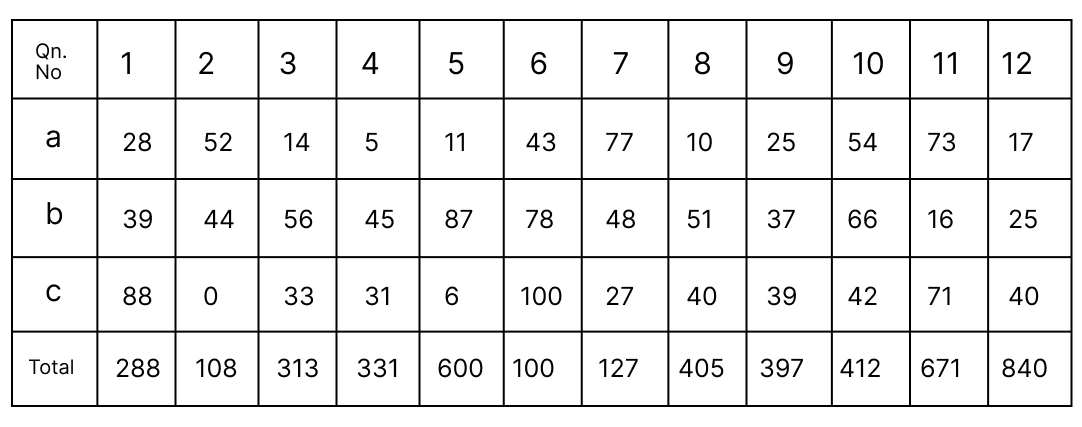
#> input picture Codes/CV_Tesseract/Text-Extraction/working_time_testimg/mark.jpg, 1082 x 427 px; its folder holds 3 pictures in this run
$ python main.py
#> lines starting #> are read from the running program, lines starting #| are printed output that depends on the picture; after the words box and inside, x2 and y2 are one past the last pixel; in counts of white or black regions, pixels touching at a corner belong together
### Codes/CV_Tesseract/Text-Extraction/working_time_testimg/ROI_selection.py
import sys
# import math
import cv2 as cv
import numpy as np

def is_vertical(line):
    return line[0]==line[2]

def is_horizontal(line):
    return line[1]==line[3]

def overlapping_filter(lines, sorting_index):
    filtered_lines = []

    lines = sorted(lines, key=lambda lines: lines[sorting_index])

    for i in range(len(lines)):
            l_curr = lines[i]
            if(i>0):
                l_prev = lines[i-1]
                if ( (l_curr[sorting_index] - l_prev[sorting_index]) > 5):
                    filtered_lines.append(l_curr)
            else:
                filtered_lines.append(l_curr)

    return filtered_lines

def detect_lines(image, title='default', rho = 1, theta = np.pi/180, threshold = 50, minLinLength = 290, maxLineGap = 6, display = False, write = False):
    # Check if image is loaded fine
    gray = cv.cvtColor(image, cv.COLOR_BGR2GRAY)

    if gray is None:
        print ('Error opening image!')
        return -1

    dst = cv.Canny(gray, 50, 150, None, 3)

    # Copy edges to the images that will display the results in BGR
    cImage = np.copy(image)

    #linesP = cv.HoughLinesP(dst, 1 , np.pi / 180, 50, None, 290, 6)
    linesP = cv.HoughLinesP(dst, rho , theta, threshold, None, minLinLength, maxLineGap)

    horizontal_lines = []
    vertical_lines = []

    if linesP is not None:
        #for i in range(40, nb_lines):
        for i in range(0, len(linesP)):
            l = linesP[i][0]

            if (is_vertical(l)):
                vertical_lines.append(l)

            elif (is_horizontal(l)):
                horizontal_lines.append(l)

        horizontal_lines = overlapping_filter(horizontal_lines, 1)
        vertical_lines = overlapping_filter(vertical_lines, 0)

    if (display):
        for i, line in enumerate(horizontal_lines):
            cv.line(cImage, (line[0], line[1]), (line[2], line[3]), (0,255,0), 3, cv.LINE_AA)

            cv.putText(cImage, str(i) + "h", (line[0] + 5, line[1]), cv.FONT_HERSHEY_SIMPLEX,
                       0.5, (0, 0, 0), 1, cv.LINE_AA)

        for i, line in enumerate(vertical_lines):
            cv.line(cImage, (line[0], line[1]), (line[2], line[3]), (0,0,255), 3, cv.LINE_AA)
            cv.putText(cImage, str(i) + "v", (line[0], line[1] + 5), cv.FONT_HERSHEY_SIMPLEX,
                       0.5, (0, 0, 0), 1, cv.LINE_AA)

        # [4 lines of commented-out code are left out]

    if (write):
        cv.imwrite(f"{title}.png", cImage)

    return (horizontal_lines, vertical_lines)

def get_ROI(image, horizontal, vertical, left_line_index, right_line_index, top_line_index, bottom_line_index, offset=4):
    x1 = vertical[left_line_index][2] + offset
    y1 = horizontal[top_line_index][3] + offset
    x2 = vertical[right_line_index][2] - offset
    y2 = horizontal[bottom_line_index][3] - offset

    w = x2 - x1
    h = y2 - y1

    cropped_image = image[ y1:y1+h , x1:x1+w ]
    # cv.imshow('crop', cropped_image)
    # cv.waitKey(0)

    return cropped_image, (x1, y1, w, h)

# [14 lines of commented-out code are left out]

### Codes/CV_Tesseract/Text-Extraction/working_time_testimg/main.py
# Explanations: https://fazlurnucom.wordpress.com/2020/06/23/text-extraction-from-a-table-image-using-pytesseract-and-opencv/


## ------------------------------------------------------------------------------------- ##
##                                   PRE-PROCESSING
## ------------------------------------------------------------------------------------- ##


# from preprocessing import get_grayscale, get_binary, invert_area, draw_text, detect
from ROI_selection import detect_lines, get_ROI
# from cv2 import imread, threshold, cvtColor, rectangle, putText, dilate
import cv2 as cv


import pytesseract

pytesseract.pytesseract.tesseract_cmd = r"C:/Program Files/Tesseract-OCR/tesseract.exe"

# import cv2 as cv
from ROI_selection import detect_lines, get_ROI
import numpy as np

# [6 lines of commented-out code are left out]

def invert_area(image, x, y, w, h):
    ones = np.copy(image)
    ones = 1

    image[ y:y+h , x:x+w ] = ones*255 - image[ y:y+h , x:x+w ]

    cv.imwrite('inverted.png', image)

    # [4 lines of commented-out code are left out]
    return image

def detect(cropped_frame, is_number = False):
    if (is_number):
        text = pytesseract.image_to_string(cropped_frame, config ='-c tessedit_char_whitelist=0123456789 --psm 10 --oem 2')
        # text = pytesseract.image_to_string(cropped_frame, config = '--oem 1') # '-c tessedit_char_whitelist=0123456789 --psm 10 --oem 2')
    else:
        text = pytesseract.image_to_string(cropped_frame, config='--psm 10')
        # text = pytesseract.image_to_string(cropped_frame, config='--oem 1') #'--psm 10')

    return text

def draw_text(src, x, y, w, h, text):
    cFrame = np.copy(src)
    cv.rectangle(cFrame, (x, y), (x+w, y+h), (255, 0, 0), 2)
    cv.putText(cFrame, "text: " + text, (50, 50), cv.FONT_HERSHEY_SIMPLEX,
               2, (0, 0, 0), 5, cv.LINE_AA)

    return cFrame

def erode(img, kernel_size = 5):
    kernel = np.ones((kernel_size,kernel_size), np.uint8)
    img_erosion = cv.dilate(img, kernel, iterations=2)
    return img_erosion


## ------------------------------------------------------------------------------------- ##
##                                        MAIN
## ------------------------------------------------------------------------------------- ##


def main(display = False, print_text = False, write = False):
    # "D:/AJAYMON/AJAY/Programming/Auto_Excel_Mark_Entry/Codes/CV_Tesseract/Text-Extraction/working_time_testimg/new_edited.jpg"
#> called with display = False, print_text = False, write = False
    filename = 'mark.jpg' # 'new_edited.jpg'

    src = cv.imread(filename)
#> src is the input picture: shape (427, 1082, 3); min 0, max 255, mean 236.2
    # src = cv.imread(cv.samples.findFile(filename))

    horizontal, vertical = detect_lines(src, minLinLength=350, display=True, write = True)
#> in detect_lines, `dst = cv.Canny(gray, 50, 150, None, 3)`:
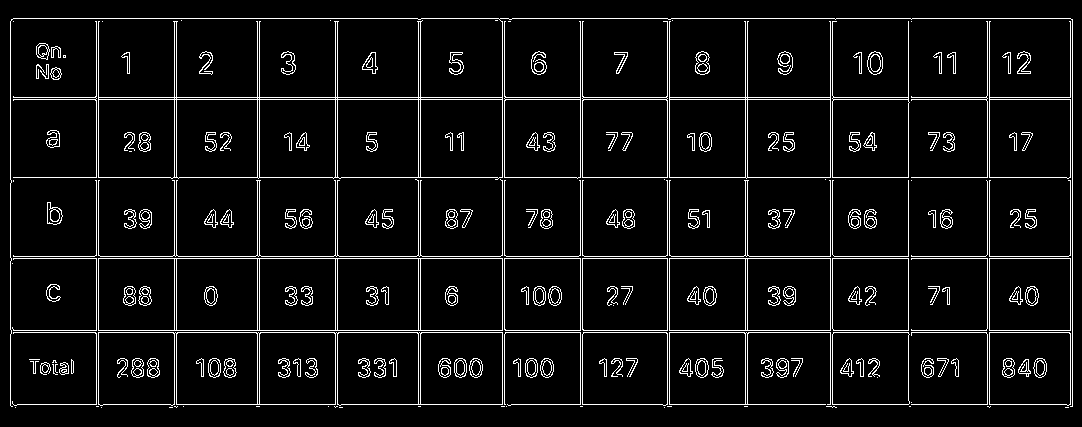
#> dst: shape (427, 1082); 6.4% white in thin lines or dots, all inside (x1, y1, x2, y2) = (10, 18, 1073, 408)
#> in detect_lines, `linesP = cv.HoughLinesP(dst, rho , theta, threshold, None, minLinLengt..`: linesP = 35 rows, first 6: [11, 330, 1072, 330], [10, 404, 1072, 404], [10, 256, 1072, 256], [11, 332, 1072, 332], [10, 177, 1072, 177], [10, 97, 1072, 97]
#> the loop in detect_lines, `for i in range(0, len(linesP)):` made 35 passes
#> l on passes 1 to 12: [11, 330, 1072, 330], [10, 404, 1072, 404], [10, 256, 1072, 256], [11, 332, 1072, 332], [10, 177, 1072, 177], [10, 97, 1072, 97], [10, 99, 1072, 99], [13, 18, 1070, 18], [11, 258, 1072, 258], [1072, 406, 1072, 19], [418, 406, 418, 19], [504, 406, 504, 21]
#> after the loop in detect_lines, `for i in range(0, len(linesP)):`: horizontal_lines = [[11, 330, 1072, 330], [10, 404, 1072, 404], [10, 256, 1072, 256], [11, 332, 1072, 332], [10, 177, 1072, 177], [10, 97, 1072, 97], [10, 99, 1072, 99], [13, 18, 1070, 18], [11, 258, 1072, 258]]; vertical_lines = 26 items, first 6: [1072, 406, 1072, 19], [418, 406, 418, 19], [504, 406, 504, 21], [259, 406, 259, 21], [1070, 406, 1070, 21], [580, 406, 580, 21]
#> in overlapping_filter, `lines = sorted(lines, key=lambda lines: lines[sorting_index])`: lines = [[13, 18, 1070, 18], [10, 97, 1072, 97], [10, 99, 1072, 99], [10, 177, 1072, 177], [10, 256, 1072, 256], [11, 258, 1072, 258], [11, 330, 1072, 330], [11, 332, 1072, 332], [10, 404, 1072, 404]]
#> the loop in overlapping_filter, `for i in range(len(lines)):` made 9 passes
#> (l_curr, l_prev) on passes 2 to 9: ([10, 97, 1072, 97], [13, 18, 1070, 18]), ([10, 99, 1072, 99], [10, 97, 1072, 97]), ([10, 177, 1072, 177], [10, 99, 1072, 99]), ([10, 256, 1072, 256], [10, 177, 1072, 177]), ([11, 258, 1072, 258], [10, 256, 1072, 256]), ([11, 330, 1072, 330], [11, 258, 1072, 258]), ([11, 332, 1072, 332], [11, 330, 1072, 330]), ([10, 404, 1072, 404], [11, 332, 1072, 332])
#> after the loop in overlapping_filter, `for i in range(len(lines)):`: filtered_lines = [[13, 18, 1070, 18], [10, 97, 1072, 97], [10, 177, 1072, 177], [10, 256, 1072, 256], [11, 330, 1072, 330], [10, 404, 1072, 404]]
#> in detect_lines, `horizontal_lines = overlapping_filter(horizontal_lines, 1)`: horizontal_lines has the same summary as filtered_lines in overlapping_filter
#> the loop in overlapping_filter (call 2), `for i in range(len(lines)):` made 26 passes
#> (l_curr, l_prev) on passes 2 to 13: ([96, 406, 96, 21], [10, 405, 10, 21]), ([98, 406, 98, 21], [96, 406, 96, 21]), ([174, 406, 174, 21], [98, 406, 98, 21]), ([176, 407, 176, 21], [174, 406, 174, 21]), ([257, 406, 257, 21], [176, 407, 176, 21]), ([259, 406, 259, 21], [257, 406, 257, 21]), ([335, 407, 335, 21], [259, 406, 259, 21]), ([337, 406, 337, 21], [335, 407, 335, 21]), ([418, 406, 418, 19], [337, 406, 337, 21]), ([420, 406, 420, 19], [418, 406, 418, 19]), ([502, 406, 502, 21], [420, 406, 420, 19]), ([504, 406, 504, 21], [502, 406, 502, 21])
#> l_curr on pass 1: [10, 405, 10, 21]
#> in detect_lines, `vertical_lines = overlapping_filter(vertical_lines, 0)`: vertical_lines = 14 items, first 6: [10, 405, 10, 21], [96, 406, 96, 21], [174, 406, 174, 21], [257, 406, 257, 21], [335, 407, 335, 21], [418, 406, 418, 19]
#> the loop in detect_lines, `for i, line in enumerate(horizontal_lines):` made 6 passes
#> after the loop in detect_lines, `for i, line in enumerate(horizontal_lines):`:
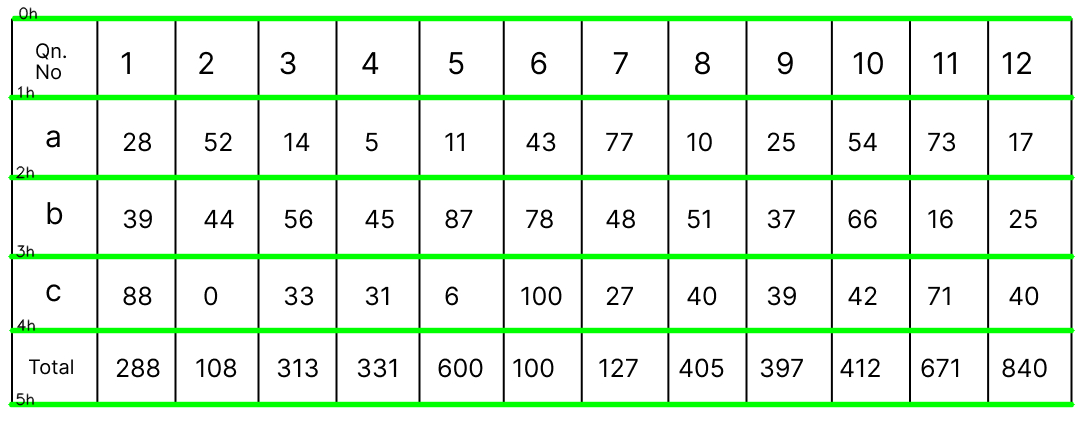
#> cImage: shape (427, 1082, 3); 9.79% of pixels changed, all inside (x1, y1, x2, y2) = (7, 6, 1076, 408)
#> the loop in detect_lines, `for i, line in enumerate(vertical_lines):` made 14 passes
#> line on passes 1 to 12: [10, 405, 10, 21], [96, 406, 96, 21], [174, 406, 174, 21], [257, 406, 257, 21], [335, 407, 335, 21], [418, 406, 418, 19], [502, 406, 502, 21], [580, 406, 580, 21], [667, 406, 667, 21], [745, 406, 745, 21], [830, 406, 830, 21], [908, 400, 908, 21]
#> after the loop in detect_lines, `for i, line in enumerate(vertical_lines):`:
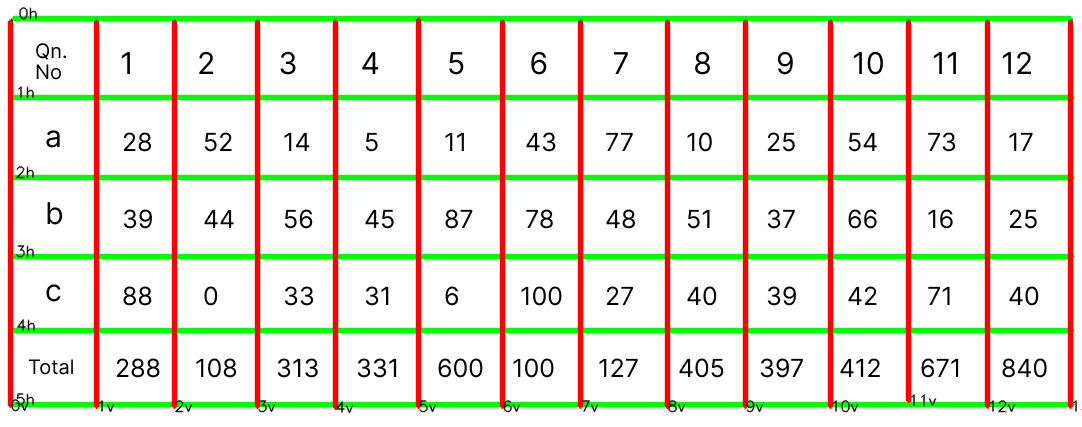
#> cImage: shape (427, 1082, 3); 8.57% of pixels changed, all inside (x1, y1, x2, y2) = (7, 17, 1082, 414)
#> horizontal has the same summary as filtered_lines in overlapping_filter; vertical has the same summary as vertical_lines in detect_lines
    print('Horizontal:\n',horizontal, '\n', len(horizontal))
#> (printed output is left out)
    print('Vertical:\n',vertical, '\n' ,len(vertical))
#> (printed output is left out)

    ## invert area
    left_line_index = 7
    right_line_index = 13 # 7
    top_line_index = 0
    bottom_line_index = -1

    cropped_image, (x, y, w, h) = get_ROI(src, horizontal, vertical, left_line_index, right_line_index, top_line_index, bottom_line_index)
#> in get_ROI, `x1 = vertical[left_line_index][2] + offset`: x1 = 584
#> in get_ROI, `y1 = horizontal[top_line_index][3] + offset`: y1 = 22
#> in get_ROI, `x2 = vertical[right_line_index][2] - offset`: x2 = 1066
#> in get_ROI, `y2 = horizontal[bottom_line_index][3] - offset`: y2 = 400
#> in get_ROI, `w = x2 - x1`: w = 482
#> in get_ROI, `h = y2 - y1`: h = 378
#> in get_ROI, `cropped_image = image[ y1:y1+h , x1:x1+w ]`:
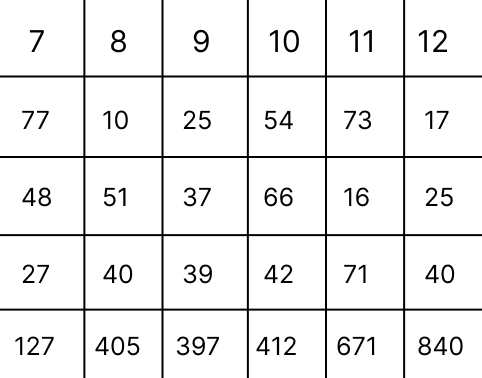
#> cropped_image: shape (378, 482, 3); min 0, max 255, mean 237.3
#> x = 584; y = 22; w = 482; h = 378

    gray = cv.cvtColor(src, cv.COLOR_BGR2GRAY)
    cv.imwrite("gray.png", gray)
    bw = cv.threshold(gray, 0, 255, cv.THRESH_BINARY_INV + cv.THRESH_OTSU)[1] # breakpoint here ..............................................
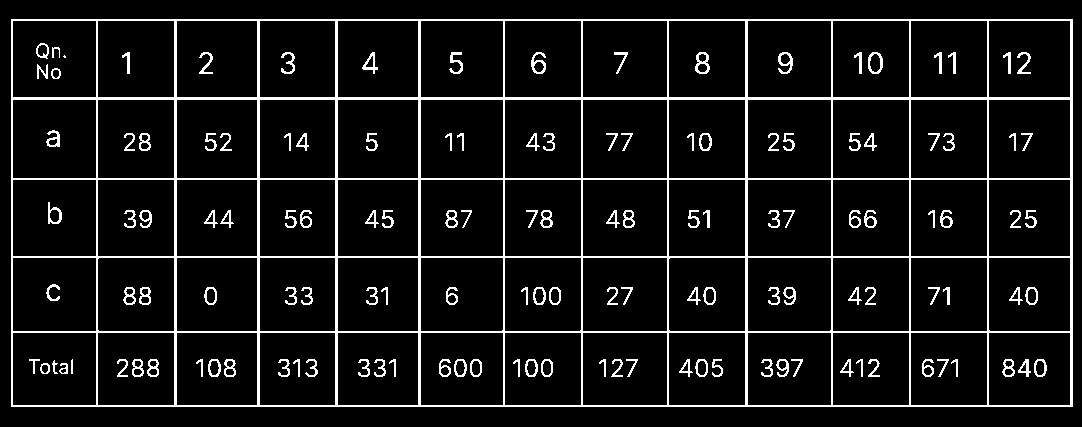
#> bw: shape (427, 1082); 8.2% white in thin lines or dots, all inside (x1, y1, x2, y2) = (11, 19, 1073, 407)
    # cv.imshow("bw", bw)
    cv.imwrite("bw.png", bw)
    bw = invert_area(bw, x, y, w, h)
#> in invert_area, `image[ y:y+h , x:x+w ] = ones*255 - image[ y:y+h , x:x+w ]`:
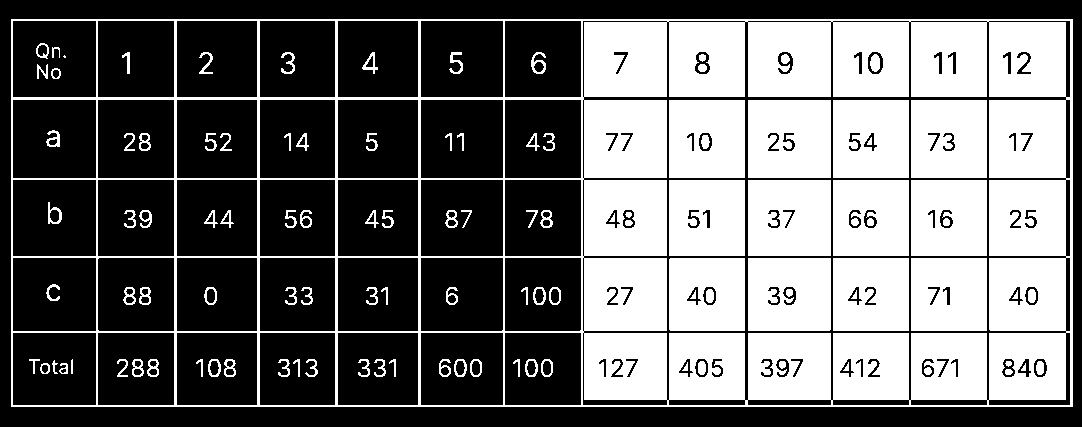
#> image: shape (427, 1082); 41.7% white; 111 white regions (1 under 20 px), largest, box (x1, y1, x2, y2) and area: (11, 19, 1073, 407) 116978, (748, 100, 831, 178) 6297, (748, 180, 831, 256) 6161
    cv.imwrite("bw_inver.png", bw)
    #bw = erode(bw, kernel_size=2)

    # cv.waitKey(0)

    ## set keywords
    keywords = ['1a', '1b', '1c', '2a', '2b', '2c', '3a', '3b', '3c', '4a', '4b', '4c', '5a', '5b', '5c', '6a', '6b', '6c', '7a', '7b', '7c', '8a', '8b', '8c', '9a', '9b', '9c', '10a', '10b', '10c', '11a', '11b', '11c', '12a', '12b', '12c']

    # keywords = ['Order date','Region','Rep','Item','Units','Unit cost','Total']

    # keywords = ['Roll No','Name','1a','2a','3a','4a','5a','6a','7a','8a','9a','10a','11a','12a']
    # 'Roll No','Name','1a','2a','3a','4a','5a','6a','7a','8a','9a','10a','11a','12a',
    # 'Roll No','Name','1a', '1b', '1c', '2a', '2b', '2c', '3a', '3b', '3c', '4a', '4b', '4c', '5a', '5b', '5c', '6a', '6b', '6c', '7a', '7b', '7c', '8a', '8b', '8c', '9a', '9b', '9c', '10a', '10b', '10c', '11a', '11b', '11c', '12a', '12b', '12c'

    mark_dict = {keyword: [] for keyword in keywords} # giving keyword from keywords list as 'key' & empty list as 'value' for dict

    ## set counter for image indexing
    counter = 0

    ## set line index
    first_line_index = 0
    last_line_index = 13 # 4 - for three row recognition as real ans sheet

    ## read text
    print("Text detection started. Please Wait...")
    for i in range(first_line_index, last_line_index):
        for j, keyword in enumerate(keywords):
            counter += 1

            # progress = counter/((last_line_index-first_line_index)*len(keywords)) * 100
            # percentage = "%.2f" % progress
            # print("Progress: " + percentage + "%")

            left_line_index = j
            right_line_index = j+1
            top_line_index = i
            bottom_line_index = i+1

            cropped_image, (x,y,w,h) = get_ROI(bw, horizontal, vertical, left_line_index,
                         right_line_index, top_line_index, bottom_line_index)


            if (keywords[j]=='1a'): # Order date
                text = detect(cropped_image)
                print(text) # ------------------------ del at last --------------------------------------
                mark_dict[keyword].append(text)

                if (print_text):
                    print("Not number" + ", Row: ", str(i), ", Keyword: " + keyword + ", Text: ", text)
            else:
                text = detect(cropped_image, is_number=True)
                print(text) # ------------------------ del at last --------------------------------------
                mark_dict[keyword].append(text)

                if (print_text):
                    print("Is number" + ", Row: ", str(i), ", Keyword: " + keyword + ", Text: ", text)

            if (display or write):
                    image_with_text = draw_text(src, x, y, w, h, text)

            # [4 lines of commented-out code are left out]

            if (write):
                cv.imwrite("../Images/"+ str(counter) + ".png", image_with_text)
#> this loop made 1 pass
#> pass 1, in get_ROI (call 2), `cropped_image = image[ y1:y1+h , x1:x1+w ]`:
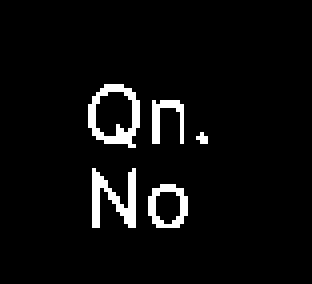
#> cropped_image: shape (71, 78) (shown 4 times larger); 4.8% white in thin lines or dots, all inside (x1, y1, x2, y2) = (22, 21, 52, 57)
#> after the loop, counter = 1


    # print(mark_dict)

    import pandas as pd
    df = pd.DataFrame.from_dict(mark_dict)
    new_df = df.replace('\n','', regex=True)

    print(new_df)

    new_df.to_csv('tester.csv', index=False)

    return 0

if __name__ == "__main__":
    import time
    st = time.time()
    main()
#> (the call stopped at in detect, `text = pytesseract.image_to_string(cropped_frame, config='--psm 10')`: pytesseract is not available in this run)
    print("Time taken: ", round(time.time() - st, 3), "seconds")
